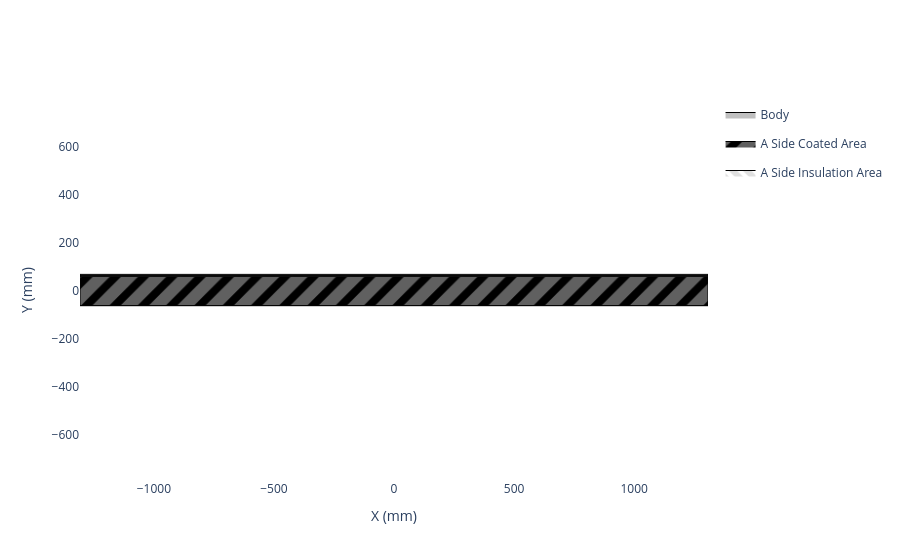

The notebook cell this image was saved under:
### Code cell
# Create the current collector object

cathode_current_collector = TablessCurrentCollector(
    material=cathode_current_collector_material,
    width=130,
    length=2615,
    coated_width=125,
    insulation_width=3,
    thickness=12
)

cathode_current_collector._get_full_top_down_view()

### Figure 1 — Plotly figure (JSON) as saved in the notebook; plotly's stock layout.template omitted (floating-point values rounded to 4 significant figures)
{"data": [{"fill": "toself", "fillcolor": "#C0C0C0", "legendgroup": "Body", "line": {"color": "black", "width": 1}, "mode": "lines", "name": "Body", "showlegend": true, "type": "scatter", "x": [-1308.0, -1308.0, -1308.0, 1308.0, 1308.0, 1308.0, -1308.0], "y": [-62.5, 62.5, 67.5, 67.5, 62.5, -62.5, -62.5]}, {"fill": "toself", "fillcolor": "black", "fillpattern": {"fgcolor": "#C0C0C0", "shape": "/", "size": 20, "solidity": 0.6}, "line": {"color": "black", "width": 1}, "mode": "lines", "name": "A Side Coated Area", "type": "scatter", "x": [-1308.0, -1308.0, -1308.0, 1308.0, 1308.0, 1308.0, -1308.0], "y": [-62.5, 59.5, 59.5, 59.5, 59.5, -62.5, -62.5]}, {"fill": "toself", "fillcolor": "white", "fillpattern": {"fgcolor": "#C0C0C0", "shape": "\\", "size": 10, "solidity": 0.6}, "line": {"color": "black", "width": 1}, "mode": "lines", "name": "A Side Insulation Area", "type": "scatter", "x": [-1308.0, -1308.0, 1308.0, 1308.0, -1308.0], "y": [59.5, 62.5, 62.5, 59.5, 59.5]}], "layout": {"paper_bgcolor": "white", "plot_bgcolor": "white", "xaxis": {"scaleanchor": "y", "showgrid": false, "title": {"text": "X (mm)"}, "zeroline": false}, "yaxis": {"showgrid": false, "title": {"text": "Y (mm)"}, "zeroline": false}}}
